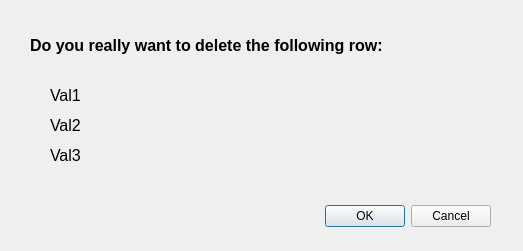
<?xml version="1.0" encoding="UTF-8"?>
<ui version="4.0">
 <class>Win_Delete_Row</class>
 <widget class="QDialog" name="Win_Delete_Row">
  <property name="geometry">
   <rect>
    <x>0</x>
    <y>0</y>
    <width>523</width>
    <height>251</height>
   </rect>
  </property>
  <property name="windowTitle">
   <string>Dialog</string>
  </property>
  <widget class="QDialogButtonBox" name="buttonBox">
   <property name="geometry">
    <rect>
     <x>150</x>
     <y>200</y>
     <width>341</width>
     <height>32</height>
    </rect>
   </property>
   <property name="orientation">
    <enum>Qt::Horizontal</enum>
   </property>
   <property name="standardButtons">
    <set>QDialogButtonBox::Cancel|QDialogButtonBox::Ok</set>
   </property>
  </widget>
  <widget class="QLabel" name="labelConfirmation">
   <property name="geometry">
    <rect>
     <x>30</x>
     <y>30</y>
     <width>491</width>
     <height>31</height>
    </rect>
   </property>
   <property name="font">
    <font>
     <pointsize>12</pointsize>
     <bold>true</bold>
    </font>
   </property>
   <property name="text">
    <string>Do you really want to delete the following row:</string>
   </property>
  </widget>
  <widget class="QLabel" name="label_Value1">
   <property name="geometry">
    <rect>
     <x>50</x>
     <y>80</y>
     <width>441</width>
     <height>31</height>
    </rect>
   </property>
   <property name="font">
    <font>
     <pointsize>12</pointsize>
     <bold>false</bold>
    </font>
   </property>
   <property name="text">
    <string>Val1</string>
   </property>
  </widget>
  <widget class="QLabel" name="label_Value2">
   <property name="geometry">
    <rect>
     <x>50</x>
     <y>110</y>
     <width>441</width>
     <height>31</height>
    </rect>
   </property>
   <property name="font">
    <font>
     <pointsize>12</pointsize>
     <bold>false</bold>
    </font>
   </property>
   <property name="text">
    <string>Val2</string>
   </property>
  </widget>
  <widget class="QLabel" name="label_Value3">
   <property name="geometry">
    <rect>
     <x>50</x>
     <y>140</y>
     <width>441</width>
     <height>31</height>
    </rect>
   </property>
   <property name="font">
    <font>
     <pointsize>12</pointsize>
     <bold>false</bold>
    </font>
   </property>
   <property name="text">
    <string>Val3</string>
   </property>
  </widget>
 </widget>
 <resources/>
 <connections>
  <connection>
   <sender>buttonBox</sender>
   <signal>accepted()</signal>
   <receiver>Win_Delete_Row</receiver>
   <slot>accept()</slot>
   <hints>
    <hint type="sourcelabel">
     <x>248</x>
     <y>254</y>
    </hint>
    <hint type="destinationlabel">
     <x>157</x>
     <y>274</y>
    </hint>
   </hints>
  </connection>
  <connection>
   <sender>buttonBox</sender>
   <signal>rejected()</signal>
   <receiver>Win_Delete_Row</receiver>
   <slot>reject()</slot>
   <hints>
    <hint type="sourcelabel">
     <x>316</x>
     <y>260</y>
    </hint>
    <hint type="destinationlabel">
     <x>286</x>
     <y>274</y>
    </hint>
   </hints>
  </connection>
 </connections>
</ui>
